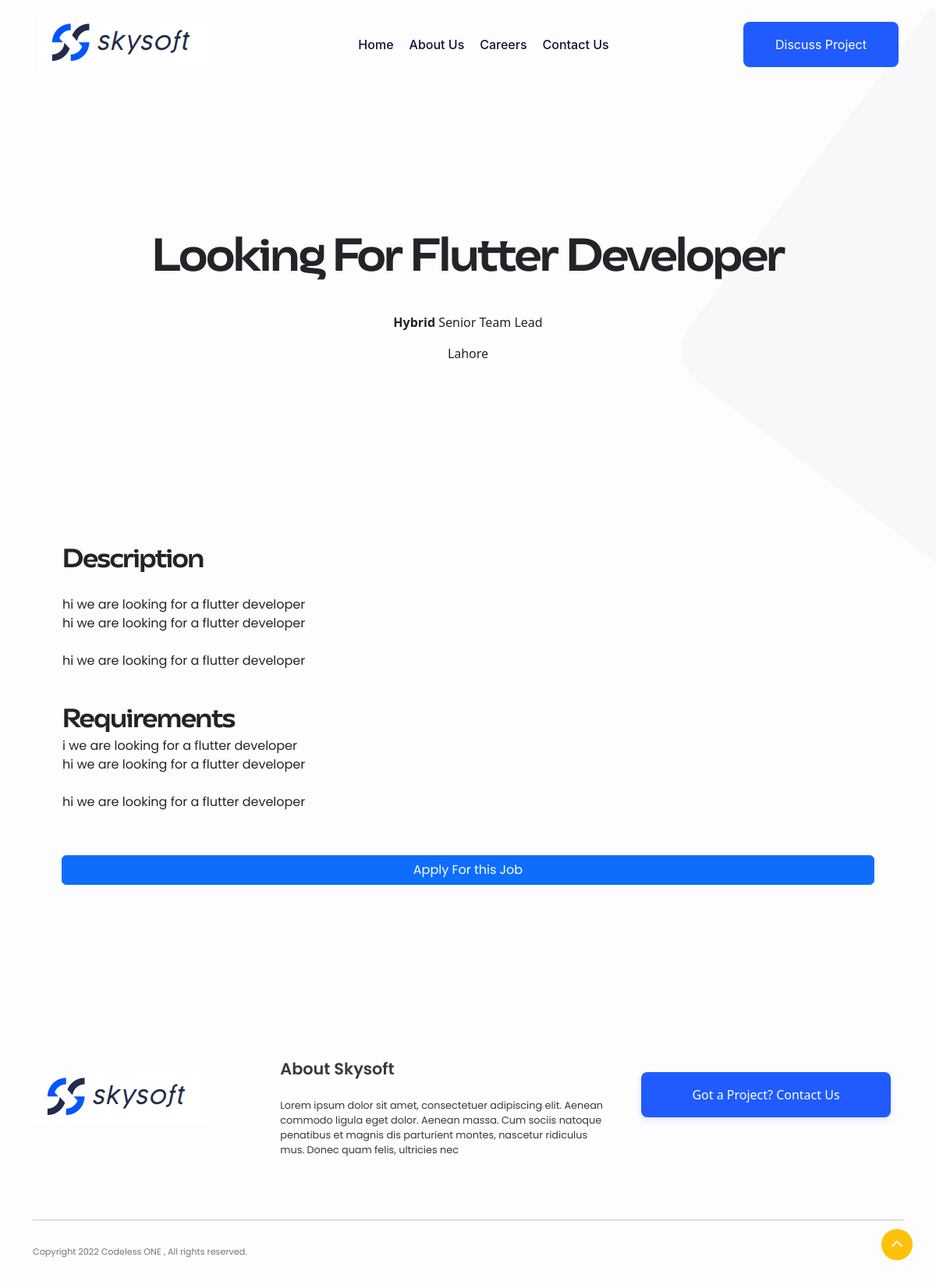
The page /job/4/ on the database its author committed.
### webapp/models.py (models this page shows, shortened)
class job(models.Model):
    JOB_TYPES = [
        ('On-Site', 'On-site'),
        ('Remote', 'Remote'),
        ('Hybrid', 'Hybrid'),
    ]
    JOB_TIMES = [
        ('Full Time', 'Full Time'),
        ('Part Time', 'Part Time'),
        ('On weekend', 'On weekend'),
    ]
    title = models.CharField(max_length=300)
    job_type = models.CharField(
        max_length=10,
        choices=JOB_TYPES,
        default='On-Site',  # Set a default value (optional)
    )
    location = models.CharField(max_length=300)
    role = models.CharField(max_length=300)
    work_time = models.CharField(
        max_length=20,
        choices=JOB_TIMES,
        default='Full Time',
    )
    des = models.TextField(verbose_name='Description')
    requirements = models.TextField()
    created_at = models.DateTimeField(auto_now_add=True)  # Automatically sets the time when the job is created

### webapp/views.py (the view)
# urls.py: path('job/<int:id>/', job, name='job'),
def job(request,id):
    job_data = jb.objects.get(id = id)
    header_data = home_header.objects.get(id=1)
    logos = header_data.header_logos.all()
    context = {
        'job_data':job_data,
        'logos':logos,
    }
    return render(request, 'webapp/job.html',context)

### webapp/templates/webapp/job.html
{% extends 'webapp/base.html' %}
{% load static %}
{% block header %}
<div class="container text-center">
    <h1 class="big-text-n mb-5">
        Looking For {{job_data.title}}
    </h1>
    <p><b>{{job_data.job_type}}</b> {{job_data.role}}</p>
    <p>{{job_data.location}}</p>
</div>
{% endblock %}
{% block content %}
<div class="form-container mb-5 pb-5">
    <div class="description mx-5 mb-5">
    <h1 class="big-text-n mt-0 fs-2">Description</h1>
    <p>
        <br>
        {{job_data.des |safe }}
        <br>
    </p>
</div>
<div class="requirements mb-5 mx-5">
    <h1 class="big-text-n mt-4 fs-2">Requirements</h1>
    <p>
        {{job_data.requirements |safe }}
    </p>
</div>
<div class="d-grid mb-5 pt-2 pb-5 col-7 col-sm-11 mx-auto">
    <a href="{% url 'job-application' job_data.id %}" class="btn btn-primary ">Apply For this Job</a>
</div>
</div>
{% endblock %}

### static/css/main.css (style rules this page uses)
body { background-color: #FDFDFD !important; }
.btn { border-radius: 0; }
p { color: #000000db; }
.big-text-n { font-family: asgard-reg; font-size: 3.5rem; font-weight: 800; margin-top: 200px; line-height: 0.9; }
.form-container { margin: -13rem 18rem 2rem 18rem; font-family: Poppins, sans-serif; }
h1, h2, h3, h4, h5, h6 { color: hsl(0, 0%, 30%); }
@media only screen and (max-width: 1415px) { .form-container { margin: -13rem 2rem 2rem 2rem; } }

### rows shown on the page
job: title "Flutter Developer", job_type "Hybrid", role "Senior Team Lead", location "Lahore", des "hi we are looking for a flutter developer hi we are looking for a flutter developer hi we are looking for a flutter developer", requirements "i we are looking for a flutter developer hi we are looking for a flutter developer hi we are looking for a flutter developer"
